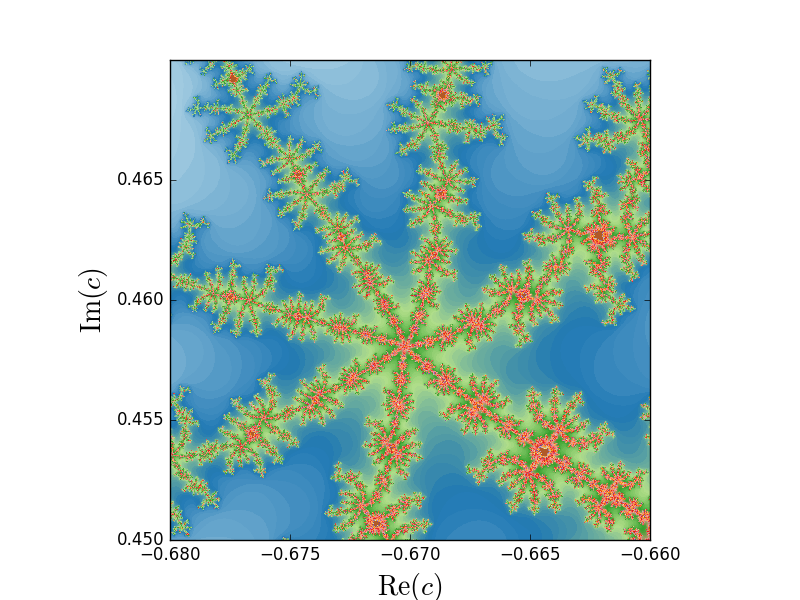

The Python source for this figure:
import numpy as np
import matplotlib.pyplot as plt

niter = 200
npts = 1000
xmin = -0.68
xmax = -0.66
ymin = 0.45
ymax = 0.47
y, x = np.ogrid[ymax:ymin:npts*1j, xmin:xmax:npts*1j]
c = x+1j*y
z = np.zeros_like(c)
output = np.zeros(c.shape, dtype=np.int)
for n in range(niter):
    notdone = np.abs(z) < 2
    output[notdone] = n
    z[notdone] = z[notdone]**2+c[notdone]
plt.imshow(output, extent=(xmin, xmax, ymin, ymax),
           cmap='Paired', interpolation='none')
plt.xlabel('$\mathrm{Re}(c)$', fontsize=20)
plt.ylabel('$\mathrm{Im}(c)$', fontsize=20)
plt.savefig('mandelbrot2.png')
